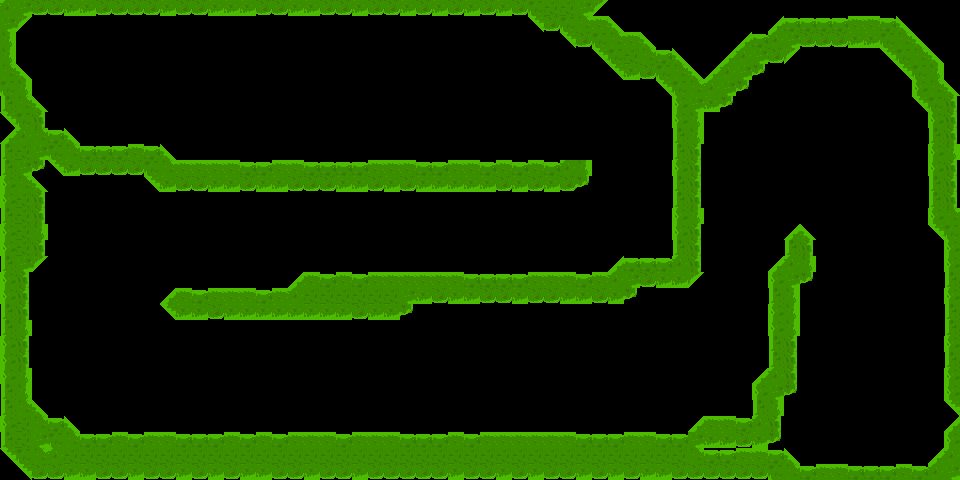

A level layout from a 2D game, rendered from its tile map. Below: a short description, then the map file with its tile-grid data intact:
An orthogonal 60x30 tile map with 16x16 px tiles, 1 tile layer (terrain) and 4 objects (2x anti-gravity, finish-line, ball-spawn).

<map version="1.10" tiledversion="1.12.2" orientation="orthogonal" renderorder="right-down" width="60" height="30" tilewidth="16" tileheight="16" infinite="0" nextlayerid="3" nextobjectid="8">
 <properties>
  <property name="boost_line-capacity" type="float" value="20000" />
  <property name="cannon-count" type="int" value="3" />
  <property name="line-capacity" type="float" value="20000" />
 </properties>
 <tileset firstgid="1" source="tileset.tsx" />
 <layer id="1" name="terrain" width="60" height="30">
  <data encoding="csv">
31,7,26,26,8,8,26,26,26,26,8,26,26,8,8,8,26,26,8,8,26,26,8,26,26,8,26,8,26,8,26,8,26,9,15,15,7,91,0,0,0,0,0,0,0,0,0,0,0,0,0,0,0,0,0,0,0,0,0,0,
7,91,0,0,0,0,0,0,0,0,0,0,0,0,0,0,0,0,0,0,0,0,0,0,0,0,0,0,0,0,0,0,0,90,26,9,29,30,80,0,0,0,0,0,0,0,0,0,79,4,4,4,4,30,30,4,80,0,0,0,
18,0,0,0,0,0,0,0,0,0,0,0,0,0,0,0,0,0,0,0,0,0,0,0,0,0,0,0,0,0,0,0,0,0,0,90,26,9,29,30,80,0,0,0,0,0,79,4,31,7,26,26,26,8,8,9,29,80,0,0,
18,0,0,0,0,0,0,0,0,0,0,0,0,0,0,0,0,0,0,0,0,0,0,0,0,0,0,0,0,0,0,0,0,0,0,0,0,90,9,15,29,4,80,0,0,79,31,7,26,91,0,0,0,0,0,90,9,29,80,0,
29,80,0,0,0,0,0,0,0,0,0,0,0,0,0,0,0,0,0,0,0,0,0,0,0,0,0,0,0,0,0,0,0,0,0,0,0,0,90,8,26,9,29,80,79,31,7,27,0,0,0,0,0,0,0,0,90,9,18,0,
9,18,0,0,0,0,0,0,0,0,0,0,0,0,0,0,0,0,0,0,0,0,0,0,0,0,0,0,0,0,0,0,0,0,0,0,0,0,0,0,0,90,9,29,31,7,27,0,0,0,0,0,0,0,0,0,0,20,29,80,
14,29,80,0,0,0,0,0,0,0,0,0,0,0,0,0,0,0,0,0,0,0,0,0,0,0,0,0,0,0,0,0,0,0,0,0,0,0,0,0,0,0,20,7,8,27,0,0,0,0,0,0,0,0,0,0,0,90,9,16,
90,9,16,0,0,0,0,0,0,0,0,0,0,0,0,0,0,0,0,0,0,0,0,0,0,0,0,0,0,0,0,0,0,0,0,0,0,0,0,0,0,0,20,18,0,0,0,0,0,0,0,0,0,0,0,0,0,0,20,16,
79,31,29,4,80,0,0,0,0,0,0,0,0,0,0,0,0,0,0,0,0,0,0,0,0,0,0,0,0,0,0,0,0,0,0,0,0,0,0,0,0,0,14,18,0,0,0,0,0,0,0,0,0,0,0,0,0,0,14,16,
14,15,7,9,29,4,4,4,30,4,80,0,0,0,0,0,0,0,0,0,0,0,0,0,0,0,0,0,0,0,0,0,0,0,0,0,0,0,0,0,0,0,14,16,0,0,0,0,0,0,0,0,0,0,0,0,0,0,20,18,
14,7,27,90,8,26,26,26,26,9,29,30,30,30,30,4,4,30,30,4,4,4,4,30,30,30,4,4,30,30,4,30,4,30,4,31,18,0,0,0,0,0,20,16,0,0,0,0,0,0,0,0,0,0,0,0,0,0,20,16,
20,29,80,0,0,0,0,0,0,90,8,26,26,8,8,26,8,8,26,26,26,8,8,26,8,26,8,8,8,8,8,26,8,26,8,26,27,0,0,0,0,0,14,16,0,0,0,0,0,0,0,0,0,0,0,0,0,0,14,16,
20,15,16,0,0,0,0,0,0,0,0,0,0,0,0,0,0,0,0,0,0,0,0,0,0,0,0,0,0,0,0,0,0,0,0,0,0,0,0,0,0,0,14,16,0,0,0,0,0,0,0,0,0,0,0,0,0,0,14,16,
14,15,16,0,0,0,0,0,0,0,0,0,0,0,0,0,0,0,0,0,0,0,0,0,0,0,0,0,0,0,0,0,0,0,0,0,0,0,0,0,0,0,20,18,0,0,0,0,0,0,0,0,0,0,0,0,0,0,20,29,
20,15,18,0,0,0,0,0,0,0,0,0,0,0,0,0,0,0,0,0,0,0,0,0,0,0,0,0,0,0,0,0,0,0,0,0,0,0,0,0,0,0,20,16,0,0,0,0,0,79,80,0,0,0,0,0,0,0,90,9,
20,15,16,0,0,0,0,0,0,0,0,0,0,0,0,0,0,0,0,0,0,0,0,0,0,0,0,0,0,0,0,0,0,0,0,0,0,0,0,0,0,0,14,16,0,0,0,0,0,14,16,0,0,0,0,0,0,0,0,20,
14,7,91,0,0,0,0,0,0,0,0,0,0,0,0,0,0,0,0,0,0,0,0,0,0,0,0,0,0,0,0,0,0,0,0,0,0,0,79,4,4,4,31,16,0,0,0,0,79,31,18,0,0,0,0,0,0,0,0,20,
20,16,0,0,0,0,0,0,0,0,0,0,0,0,0,0,0,0,79,30,4,30,4,30,30,30,30,30,30,4,4,4,4,30,30,30,4,30,31,7,26,8,8,91,0,0,0,0,20,7,27,0,0,0,0,0,0,0,0,14,
20,16,0,0,0,0,0,0,0,0,79,30,4,30,30,30,4,30,31,15,15,15,15,15,15,7,8,26,8,8,26,26,8,26,26,8,8,26,8,27,0,0,0,0,0,0,0,0,14,18,0,0,0,0,0,0,0,0,0,20,
14,16,0,0,0,0,0,0,0,0,90,8,8,26,8,8,8,8,8,8,8,8,26,8,8,27,0,0,0,0,0,0,0,0,0,0,0,0,0,0,0,0,0,0,0,0,0,0,20,18,0,0,0,0,0,0,0,0,0,14,
14,18,0,0,0,0,0,0,0,0,0,0,0,0,0,0,0,0,0,0,0,0,0,0,0,0,0,0,0,0,0,0,0,0,0,0,0,0,0,0,0,0,0,0,0,0,0,0,20,18,0,0,0,0,0,0,0,0,0,14,
20,16,0,0,0,0,0,0,0,0,0,0,0,0,0,0,0,0,0,0,0,0,0,0,0,0,0,0,0,0,0,0,0,0,0,0,0,0,0,0,0,0,0,0,0,0,0,0,14,16,0,0,0,0,0,0,0,0,0,20,
20,16,0,0,0,0,0,0,0,0,0,0,0,0,0,0,0,0,0,0,0,0,0,0,0,0,0,0,0,0,0,0,0,0,0,0,0,0,0,0,0,0,0,0,0,0,0,0,14,16,0,0,0,0,0,0,0,0,0,14,
20,18,0,0,0,0,0,0,0,0,0,0,0,0,0,0,0,0,0,0,0,0,0,0,0,0,0,0,0,0,0,0,0,0,0,0,0,0,0,0,0,0,0,0,0,0,0,79,31,16,0,0,0,0,0,0,0,0,0,20,
14,18,0,0,0,0,0,0,0,0,0,0,0,0,0,0,0,0,0,0,0,0,0,0,0,0,0,0,0,0,0,0,0,0,0,0,0,0,0,0,0,0,0,0,0,0,0,20,7,27,0,0,0,0,0,0,0,0,0,20,
14,29,80,0,0,0,0,0,0,0,0,0,0,0,0,0,0,0,0,0,0,0,0,0,0,0,0,0,0,0,0,0,0,0,0,0,0,0,0,0,0,0,0,0,0,0,0,14,18,0,0,0,0,0,0,0,0,0,0,90,
20,15,29,4,80,0,0,0,0,0,0,0,0,0,0,0,0,0,0,0,0,0,0,0,0,0,0,0,0,0,0,0,0,0,0,0,0,0,0,0,0,0,0,79,30,30,4,31,16,0,0,0,0,0,0,0,0,0,0,79,
14,15,7,9,29,4,4,30,4,30,30,4,4,4,30,4,30,4,30,30,30,4,30,30,30,4,4,4,30,4,30,30,30,30,30,30,4,4,4,30,30,4,4,7,8,8,26,8,27,0,0,0,0,0,0,0,0,0,0,20,
90,9,29,31,15,15,15,15,15,15,15,15,15,15,15,15,15,15,15,15,15,15,15,15,15,15,15,15,15,15,15,15,15,15,15,15,15,15,15,15,15,15,15,29,4,4,30,30,4,80,0,0,0,0,0,0,0,0,79,31,
0,90,26,26,8,8,26,26,8,26,26,8,26,8,26,8,8,26,26,8,26,26,8,26,26,26,26,26,8,26,26,8,26,8,26,26,8,26,8,26,8,8,26,26,26,26,26,26,9,29,4,30,30,4,4,4,30,4,31,7
</data>
 </layer>
 <objectgroup id="2" name="game">
  <object id="2" name="finish-line" x="913.333" y="338.667">
   <polygon points="0,0 -1.33333,122.667 28,122.667 28,-2.66667" />
  </object>
  <object id="3" name="ball-spawn" x="66" y="70">
   <point />
  </object>
  <object id="6" name="anti-gravity" x="653.123" y="285.206">
   <properties>
    <property name="gravity-angle" type="float" value="200" />
   </properties>
   <polygon points="0,0 45.3532,136.06 93.541,136.06 121.887,79.3681 126.139,-117.635 46.7705,-117.635" />
  </object>
  <object id="7" name="anti-gravity" x="706" y="154">
   <properties>
    <property name="gravity-angle" type="float" value="180" />
   </properties>
   <polygon points="0,0 80,4 80.6667,80 220,84.6667 224.667,-41.3333 178,-104.667 92,-106 -2.66667,-40" />
  </object>
 </objectgroup>
</map>
